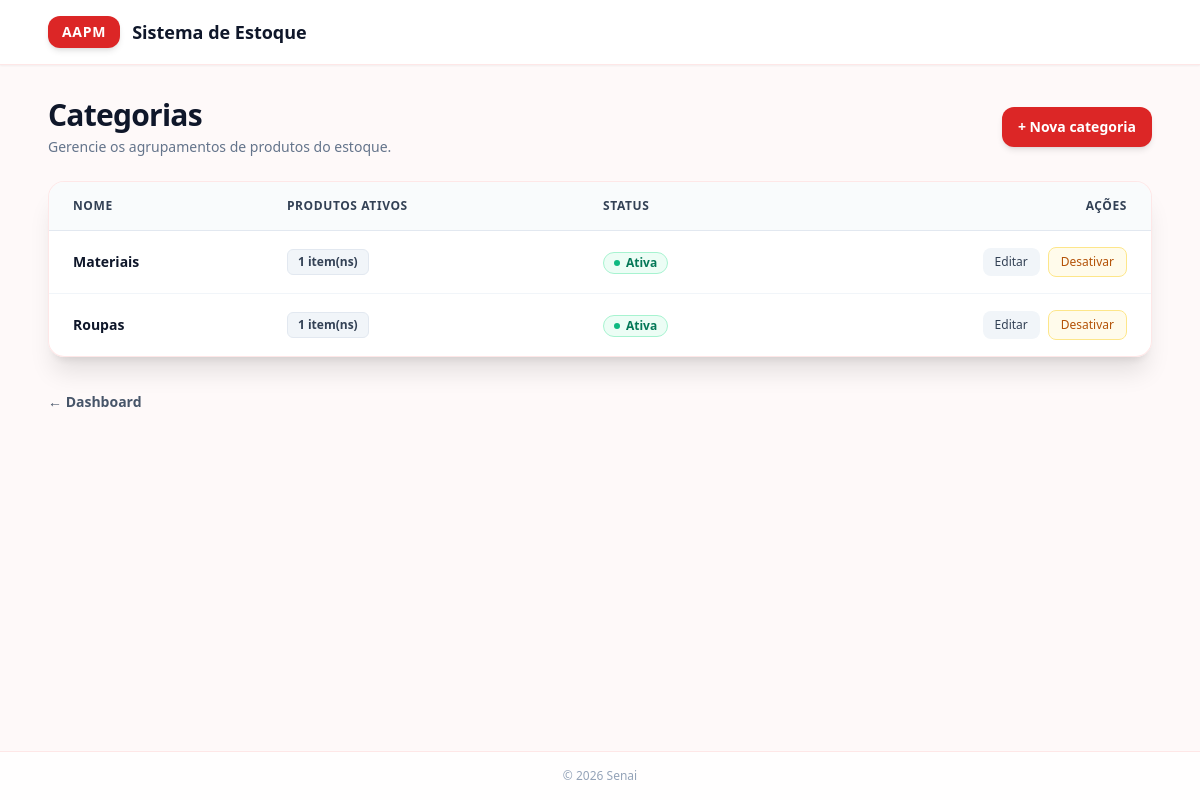
/categorias/ (signed in), run on the app's committed database.
### app/models/categoria.py (models this page shows)
class Categoria(Base):
    __tablename__ = "categorias"
    id = Column(Integer, primary_key=True, autoincrement=True, index=True)
    nome = Column(String(100), nullable=False, unique=True)
    ativo = Column(Boolean, default=True)
    produtos = relationship("Produto", back_populates="categoria", lazy="select")

### app/controllers/categoria_controller.py (the view)
@router.get("/")
def listar_categorias(
    request: Request,
    db: Session = Depends(get_db),
    admin = Depends(get_admin)
):
    categorias = db.query(Categoria).order_by(Categoria.nome).all()
    return templates.TemplateResponse(
        request,
        "categorias/index.html",
        {
            "request":    request,
            "usuario":    admin,
            "categorias": categorias,
        }
    )

### app/templates/categorias/index.html (shortened to what this page needs)
<!DOCTYPE html>
<html lang="pt-br">
<head>
    <script src="https://cdn.tailwindcss.com"></script>
</head>
<body class="bg-red-50/40 min-h-screen flex flex-col font-sans text-slate-800 relative">
    <ul class="cubes-bg">
    </ul>
    <header class="w-full bg-white/90 backdrop-blur-md border-b border-red-100/80 shadow-sm z-10">
        <div class="max-w-6xl mx-auto px-6 py-4 flex items-center justify-between">
            <div class="flex items-center space-x-3">
                <div class="px-3.5 py-1.5 bg-red-600 text-white font-bold text-sm rounded-xl shadow-md tracking-wider flex items-center justify-center transform transition-transform duration-300 hover:scale-105">
                    AAPM
                </div>
                <span class="font-bold text-slate-900 text-lg">Sistema de Estoque</span>
            </div>
        </div>
    </header>
    <main class="flex-1 max-w-6xl w-full mx-auto px-6 py-8 space-y-6 z-10">
        <div class="flex flex-col sm:flex-row sm:items-center sm:justify-between gap-4">
            <div>
                <h1 class="text-2xl sm:text-3xl font-extrabold text-slate-900 tracking-tight">Categorias</h1>
                <p class="text-slate-500 text-sm mt-1">Gerencie os agrupamentos de produtos do estoque.</p>
            </div>
            <a href="/categorias/nova"
               class="inline-flex items-center justify-center px-4 py-2.5 bg-red-600 hover:bg-red-700 text-white font-semibold text-sm rounded-xl shadow-md hover:shadow-lg transition-all duration-200 hover:-translate-y-0.5">
                + Nova categoria
            </a>
        </div>
        <div class="bg-white/90 backdrop-blur-md rounded-2xl shadow-xl border border-red-100/80 overflow-hidden">
            <div class="overflow-x-auto">
                <table class="w-full text-left text-sm text-slate-600">
                    <thead class="bg-slate-50/80 border-b border-slate-200 text-slate-700 uppercase font-semibold text-xs tracking-wider">
                        <tr>
                            <th class="px-6 py-4">Nome</th>
                            <th class="px-6 py-4">Produtos ativos</th>
                            <th class="px-6 py-4">Status</th>
                            <th class="px-6 py-4 text-right">Ações</th>
                        </tr>
                    </thead>
                    <tbody class="divide-y divide-slate-100">
                        {% for c in categorias %}
                        <tr class="hover:bg-slate-50/80 transition-colors">
                            <td class="px-6 py-4 font-semibold text-slate-900 whitespace-nowrap">
                                {{ c.nome }}
                            </td>
                            <td class="px-6 py-4 text-slate-600 whitespace-nowrap">
                                <span class="inline-flex items-center px-2.5 py-1 rounded-md text-xs font-semibold bg-slate-100 text-slate-700 border border-slate-200">
                                    {{ c.produtos | selectattr('ativo') | list | length }} item(ns)
                                </span>
                            </td>
                            <td class="px-6 py-4 whitespace-nowrap">
                                <span class="inline-flex items-center gap-1.5 px-2.5 py-0.5 rounded-full text-xs font-semibold
                                    {{ 'bg-emerald-50 text-emerald-700 border border-emerald-200' if c.ativo else 'bg-slate-100 text-slate-500 border border-slate-200' }}">
                                    <span class="w-1.5 h-1.5 rounded-full {{ 'bg-emerald-500' if c.ativo else 'bg-slate-400' }}"></span>
                                    {{ "Ativa" if c.ativo else "Inativa" }}
                                </span>
                            </td>
                            <td class="px-6 py-4 text-right whitespace-nowrap">
                                <div class="inline-flex items-center justify-end gap-2">
                                    <a href="/categorias/{{ c.id }}/editar"
                                       class="px-3 py-1.5 bg-slate-100 hover:bg-slate-200 text-slate-700 font-medium text-xs rounded-lg transition-colors">
                                        Editar
                                    </a>
                                    <form action="/categorias/{{ c.id }}/toggle-ativo"
                                          method="post"
                                          class="inline">
                                        <button type="submit"
                                                class="px-3 py-1.5 font-medium text-xs rounded-lg transition-colors border
                                                    {{ 'bg-amber-50 hover:bg-amber-100 text-amber-700 border-amber-200' if c.ativo else 'bg-emerald-50 hover:bg-emerald-100 text-emerald-700 border-emerald-200' }}">
                                            {{ "Desativar" if c.ativo else "Ativar" }}
                                        </button>
                                    </form>
                                </div>
                            </td>
                        </tr>
                        {% endfor %}
                    </tbody>
                </table>
            </div>
        </div>
        <div class="pt-2">
            <a href="/" class="text-sm font-semibold text-slate-600 hover:text-red-600 transition-colors">
                ← Dashboard
            </a>
        </div>
    </main>
    <footer class="w-full bg-white/80 backdrop-blur-md border-t border-red-100/80 py-4 text-center text-xs text-slate-400 z-10 font-medium mt-auto">
        &copy; 2026 Senai
    </footer>
</body>
</html>

### app/templates/categorias/index.html (style rules this page uses)
.cubes-bg { position: fixed; top: 0; left: 0; width: 100%; height: 100%; overflow: hidden; z-index: 0; margin: 0; padding: 0; }

### data on the page
Categoria: nome "Materiais", produtos|selectattr "1", ativo "Ativa", ativo "Desativar"
Categoria: nome "Roupas", produtos|selectattr "1", ativo "Ativa", ativo "Desativar"
